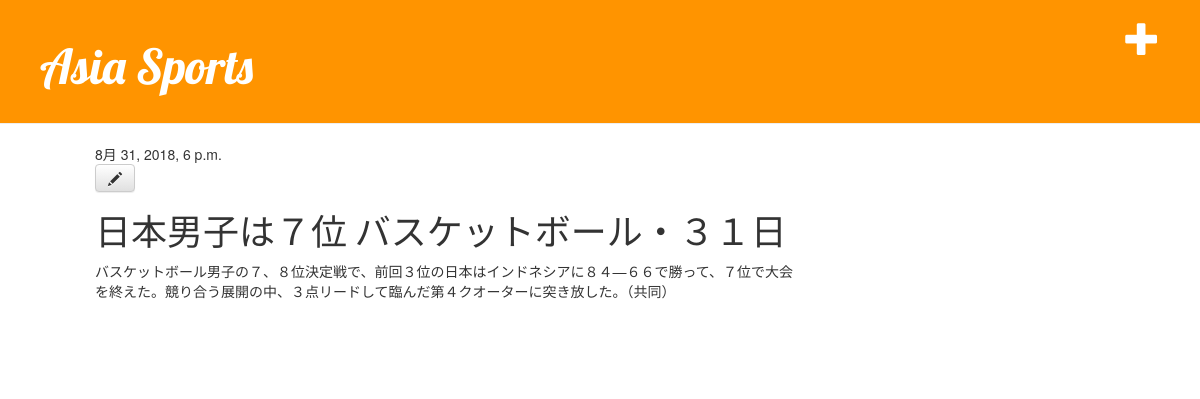
/post/2 (signed in), run on the app's committed database.
### blog/models.py (models this page shows, shortened)
class Post(models.Model):
    author = models.ForeignKey('auth.User', on_delete=models.CASCADE,)
    title = models.CharField(max_length=200)
    text = models.TextField()
    created_date = models.DateTimeField(default=timezone.now)
    published_date = models.DateTimeField(blank=True, null=True)

### blog/views.py (the view)
# urls.py: path('post/<int:pk>', views.detail, name='detail'),
def detail(request, pk):
    post = get_object_or_404(Post, pk=pk)
    return render(request, 'blog/detail.html', {'post': post})

### blog/templates/blog/detail.html
{% extends 'blog/base.html' %}
{% block content %}
    <div class="post">
        {% if post.published_date %}
            <div>
                {{ post.published_date }}
            </div>
        {% endif %}
        {% if user.is_authenticated %}
            <a class="btn btn-default" href="{% url 'blog:edit' pk=post.pk %}"><span class="glyphicon glyphicon-pencil"></span></a>
        {% endif %}
        <h1>{{ post.title }}</h1>
        <p>{{ post.text|linebreaks }}</p>
    </div>
{% endblock %}

### static/css/blog.css (style rules this page uses)
h1, h2, h3, h4 { font-family: 'Lobster', cursive; }
.post { margin-bottom: 70px; margin-left: 40px; }

### data on the page
Post: published_date "8月 31, 2018, 6 p.m.", title "日本男子は７位 バスケットボール・３１日", text "バスケットボール男子の７、８位決定戦で、前回３位の日本はインドネシアに８４—６６で勝って、７位で大会を終えた。競り合う展開の中、３点リードして臨んだ第４クオーターに突き放した。（共同）"
